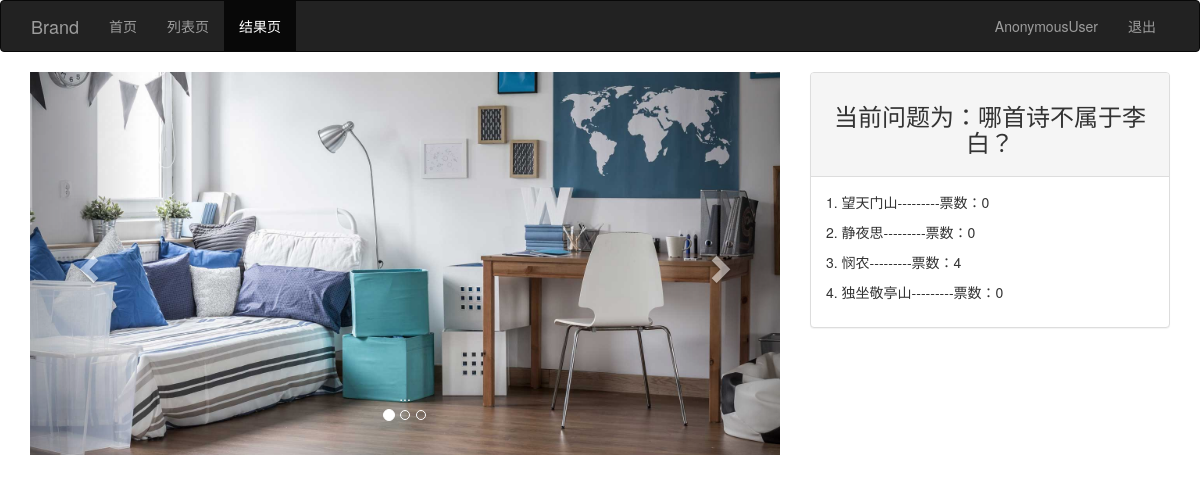
The app's page /result/4/, older data.
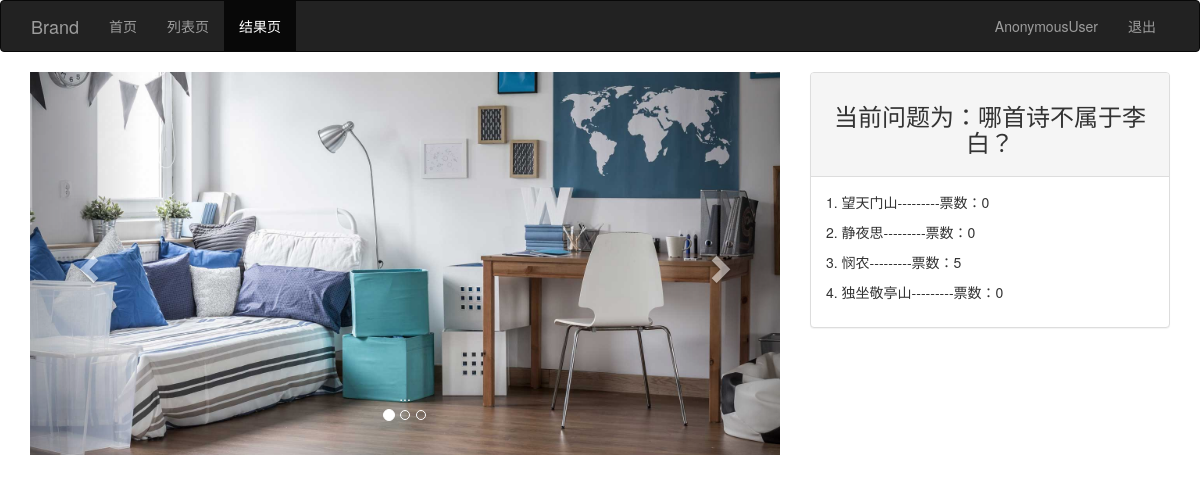
The same page, newer data.
### poll/models.py (models this page shows)
class Choice(models.Model):
    desc = models.CharField(verbose_name='选项', help_text='选项描述', max_length=20)
    vote = models.IntegerField(verbose_name='票数', help_text='选项票数', default=0, null=True, blank=True)
    question = models.ForeignKey(Question, on_delete=models.CASCADE)
    myobjects = ChoiceManager()
    def __str__(self):
        return self.desc
    class Meta:
        verbose_name_plural = "选项表"

### poll/views.py (the view)
# urls.py: url(r'^result/(\d+)/$', views.result, name='result'),
def result(request, id):
    username = request.session.get('username')
    question = Question.objects.get(pk=id)
    return render(request, 'poll/result.html', {'question': question, 'username': username})

### poll/models.py (called while the page is built)
    def __str__(self):
        return self.desc

### templates/poll/result.html (shortened to what this page needs)
<!DOCTYPE html>
<html lang="en">
<head>
    <link rel="stylesheet" href="/static/js/bootstrap-3.3.7-dist/css/bootstrap.min.css">
</head>
<body>
    <nav class="navbar navbar-inverse navbar-default container-fluid">
        <div class="container">
            <div class="navbar-header">
                <a class="navbar-brand" href="#">Brand</a>
            </div>
            <div class="collapse navbar-collapse" id="bs-example-navbar-collapse-1">
                <ul class="nav navbar-nav">
                    <li><a href="{% url 'poll:index' %}">首页 <span class="sr-only">(current)</span></a></li>
                    <li><a href="{% url 'poll:detail' question.id %}">列表页</a></li>
                    <li class="active"><a href="">结果页</a></li>
                </ul>
                <ul class="nav navbar-nav navbar-right">
                    <li><a href="#">{{ request.user }}</a></li>
                    <li><a href="{% url 'poll:logout' %}">退出</a></li>
                </ul>
            </div>
        </div>
    </nav>
    <div class="container">
        <div class="row">
            <div class="col-md-8">
                <div id="carousel-example-generic" class="carousel slide" data-ride="carousel">
                    <ol class="carousel-indicators">
                        <li data-target="#carousel-example-generic" data-slide-to="0" class="active"></li>
                        <li data-target="#carousel-example-generic" data-slide-to="1"></li>
                        <li data-target="#carousel-example-generic" data-slide-to="2"></li>
                    </ol>
                    <div class="carousel-inner" role="listbox">
                        <div class="item active">
                            <img src="/static/images/01.jpg" alt="...">
                            <div class="carousel-caption">
                                ...
                            </div>
                        </div>
                    </div>
                    <a class="left carousel-control" href="#carousel-example-generic" role="button" data-slide="prev">
                        <span class="glyphicon glyphicon-chevron-left" aria-hidden="true"></span>
                    </a>
                    <a class="right carousel-control" href="#carousel-example-generic" role="button" data-slide="next">
                        <span class="glyphicon glyphicon-chevron-right" aria-hidden="true"></span>
                    </a>
                </div>
            </div>
            <div class="col-md-4">
                <div class="panel panel-default">
                    <div class="panel-heading"><h3 class="text-center">当前问题为：{{question}}</h3></div>
                    <div class="panel-body">
                        {% for choice in question.choice_set.all %}
                        <p>{{forloop.counter}}. {{choice}}---------票数：{{choice.vote}}</p>
                        {% endfor %}
                    </div>
                </div>
            </div>
        </div>
    </div>
</body>
</html>
</body>
</html>

Row changes from the older to the newer data that the page shows:
changed Choice "悯农": vote "4" → "5"
